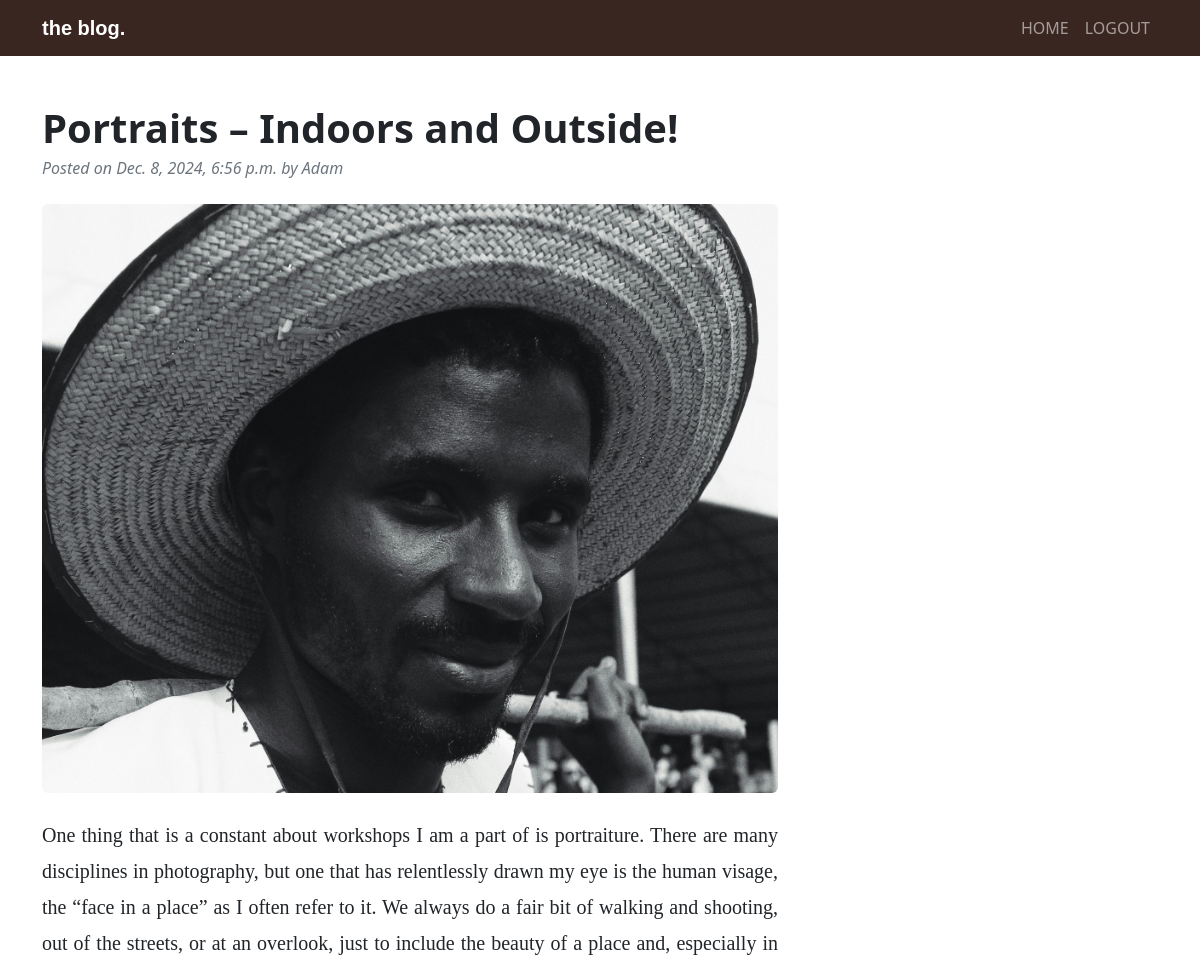
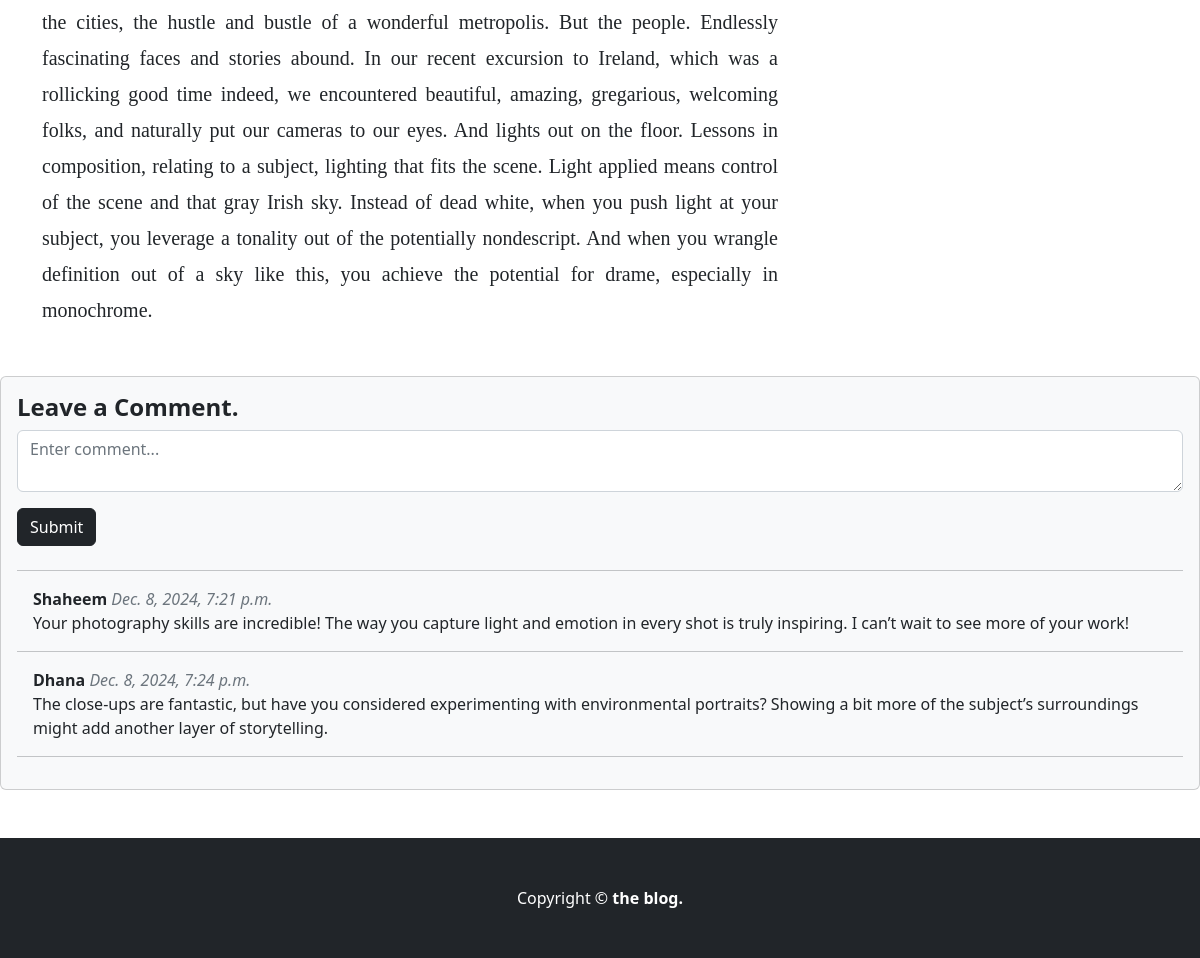
The app's page /viewdetail/13 with its own data (2 pictures, top to bottom).
### writers_app/models.py (models this page shows, shortened)
class Blog(models.Model):
    title=models.CharField(max_length=100)
    image=models.ImageField(upload_to="images",blank=True, null=True)
    description=models.TextField()
    created_at=models.DateTimeField(auto_now_add=True)
    user=models.ForeignKey(settings.AUTH_USER_MODEL,on_delete=models.CASCADE)

### viewers_app/models.py (models this page shows)
class Comment(models.Model):
    blog=models.ForeignKey(Blog,on_delete=models.CASCADE)
    user=models.ForeignKey(settings.AUTH_USER_MODEL,on_delete=models.CASCADE)
    description=models.TextField(max_length=200)
    created_at=models.DateTimeField(auto_now_add=True)

### viewers_app/views.py (the view, shortened to what this page needs)
# urls.py: path('viewdetail/<int:id>',views.ViewerDetailView.as_view(),name='viewerdetail_view'),
class ViewerDetailView(TemplateView):
    template_name = "viewer_detail.html"
    def get_context_data(self, **kwargs):
        context = super().get_context_data(**kwargs)
        blog=Blog.objects.get(id=kwargs["id"])
        context['blog']=blog
        context['form']=CommentForm()
        context['comments']=Comment.objects.filter(blog=blog)
        return context

### viewers_app/forms.py
class CommentForm(forms.ModelForm):
    class Meta:
        model=Comment
        fields=["description"]
        widgets={
            "description":forms.Textarea(attrs={"class":"form-control","rows": 2,"placeholder":"Enter comment..."}),
        }

### viewers_app/templates/viewer_detail.html (shortened to what this page needs)
{% load static %}
<!DOCTYPE html>
<html lang="en">
<head>
    <link href="{% static 'css/styles.css' %}" rel="stylesheet" />
    <link rel="stylesheet" href="https://cdnjs.cloudflare.com/ajax/libs/font-awesome/5.15.2/css/all.min.css" />
    <link rel="stylesheet" href="https://cdnjs.cloudflare.com/ajax/libs/font-awesome/6.7.1/css/all.min.css"
 />
</head>
<body>
    <nav class="navbar navbar-expand-lg navbar-dark" style="background-color: #3a2621;">
        <div class="container">
            <a class="navbar-brand box" href="#!">the blog.</a>
            <div class="collapse navbar-collapse" id="navbarSupportedContent">
                <ul class="navbar-nav ms-auto mb-2 mb-lg-0">
                    <li class="nav-item"><a class="nav-link" href="{% url 'viewerhome_view' %}">HOME</a></li>
                    <li class="nav-item"><a class="nav-link" aria-current="page"
                            href="{% url 'logout_view' %}">LOGOUT</a></li>
                </ul>
            </div>
        </div>
    </nav>
    <div class="container mt-5">
        <div class="row">
            <div class="col-lg-8">
                <article>
                    <header class="mb-4">
                        <h1 class="fw-bolder mb-1">{{blog.title}}</h1>
                        <div class="text-muted fst-italic mb-2">Posted on {{blog.created_at}} by {{blog.user.username}}
                        </div>
                    </header>
                    {% if blog.image %}
                    <figure class="mb-4"><img class="img-fluid rounded" src="{{blog.image.url}}" alt="..." /></figure>
                    {% endif %}
                    <section class="mb-5">
                        <p class="fs-5 mb-4"
                            style="font-family: Georgia, 'Times New Roman', Times, serif; line-height: 1.8; text-align: justify;">
                            {{blog.description}}</p>
                    </section>
                </article>
            </div>
        </div>
    </div>
    <section class="mb-5">
        <div class="card bg-light">
            <div class="card-body">
                <h4 class=""><strong>Leave a Comment.</strong></h4>
                <form class="mb-4" action="" method="post">
                    {{form.description}}
                    <button class="btn btn-dark mt-3" type="submit">Submit</button>
                </form>
                <hr class="my-3">
                <div class="d-flex flex-column">
                    {% for i in comments %}
                    <div class="d-flex flex-column ms-3">
                        <span>
                            <div style="display: inline;" class="fw-bold">{{i.user.username}}</div>
                            <div style="display: inline;" class="text-muted fst-italic mb-2"> {{i.created_at}}</div>
                        </span>
                        {{i.description}}
                    </div>
                    <hr class="my-3">
                    {% endfor %}
                </div>
            </div>
        </div>
    </section>
    <footer class="py-5 bg-dark">
        <div class="container">
            <p class="m-0 text-center text-white">Copyright &copy; <strong>the blog.</strong></p>
        </div>
    </footer>
</body>
</html>

### viewers_app/templates/viewer_detail.html (style rules this page uses)
.box { font-family: "Red Hat Display", sans-serif; font-optical-sizing: auto; font-weight: bold; font-style: normal; }

### records on screen
Blog: title "Portraits – Indoors and Outside!", created_at "Dec. 8, 2024, 6:56 p.m.", user.username "Adam", image (picture), description "One thing that is a constant about workshops I am a part of is portraiture. There are many disciplines in photography, but one that has relentlessly drawn my eye is the human visage, the “face in a place” as I often refer to it. We always do a fair bit of walking and shooting, out of the streets, or at an overlook, just to include the beauty of a place and, especially in the cities, the hustle and bustle of a wonderful metropolis. But the people. Endlessly fascinating faces and stories abound. In our recent excursion to Ireland, which was a rollicking good time indeed, we encountered beautiful, amazing, gregarious, welcoming folks, and naturally put our cameras to our eyes. And lights out…"
Comment: user.username "Shaheem", created_at "Dec. 8, 2024, 7:21 p.m.", description "Your photography skills are incredible! The way you capture light and emotion in every shot is truly inspiring. I can’t wait to see more of your work!"
Comment: user.username "Dhana", created_at "Dec. 8, 2024, 7:24 p.m.", description "The close-ups are fantastic, but have you considered experimenting with environmental portraits? Showing a bit more of the subject’s surroundings might add another layer of storytelling."
